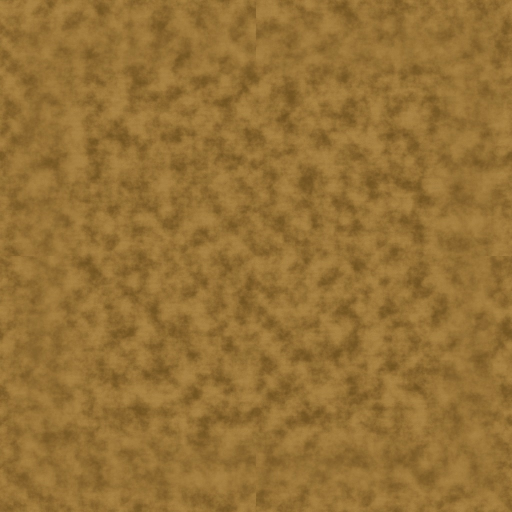
#> input picture scripts/assets/blender_tidehold/BrassCourse_Color.jpg, 1024 x 1024 px (shown at 1/2 size)
$ python -i package_atlases.py   (imports and definitions only)
#> lines starting #> are read from the running program, lines starting #| are printed output that depends on the picture
"""Pack original Blender RGBA renders into runtime atlases with real gutters.

Requires Pillow. Resizing is premultiplied-alpha (Pillow RGBa) to avoid fringes.
No effects are painted or invented here: all image structure comes from Blender.
"""
from pathlib import Path
from PIL import Image, ImageDraw, ImageFont, ImageFilter
import json, math, os

ROOT=Path(__file__).resolve().parent
TILE=256
GUTTER=4
CONTENT=248
GRID=8
FRAME_COUNT=64
FPS=30

def clean_frame(path):
    im=Image.open(path).convert('RGBA')
    if im.size!=(CONTENT,CONTENT):
        im=im.convert('RGBa').resize((CONTENT,CONTENT),Image.Resampling.LANCZOS).convert('RGBA')
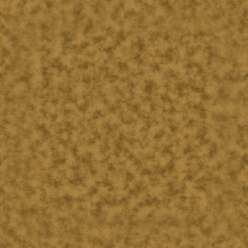
#> im: PIL image 248x248 RGBA; mean R, G, B, A 149.4, 112.8, 52.9, 255
    # Film alpha is preserved; zero values are canonical transparent black.
    # Force neutral grayscale to make RGB tint predictable on any runtime.
    rgb=im.convert('RGB').convert('L')
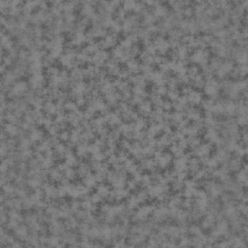
#> rgb: PIL image 248x248 L; min 86, max 137, mean 116.9
    alpha=im.getchannel('A')
#> alpha: PIL image 248x248 L; every value is 255
    alpha=alpha.point(lambda a:0 if a<2 else a)
    grey=Image.merge('RGBA',(rgb,rgb,rgb,alpha))
    pixels=grey.load()
    for y in range(CONTENT):
        for x in range(CONTENT):
            if pixels[x,y][3]==0:pixels[x,y]=(0,0,0,0)
    return grey

# [72 lines left out: functions checker, build, enforce_runtime_budget, not called in this run]

# [23 lines not run here, left out]

>>> result = clean_frame('../blender_tidehold/BrassCourse_Color.jpg')
